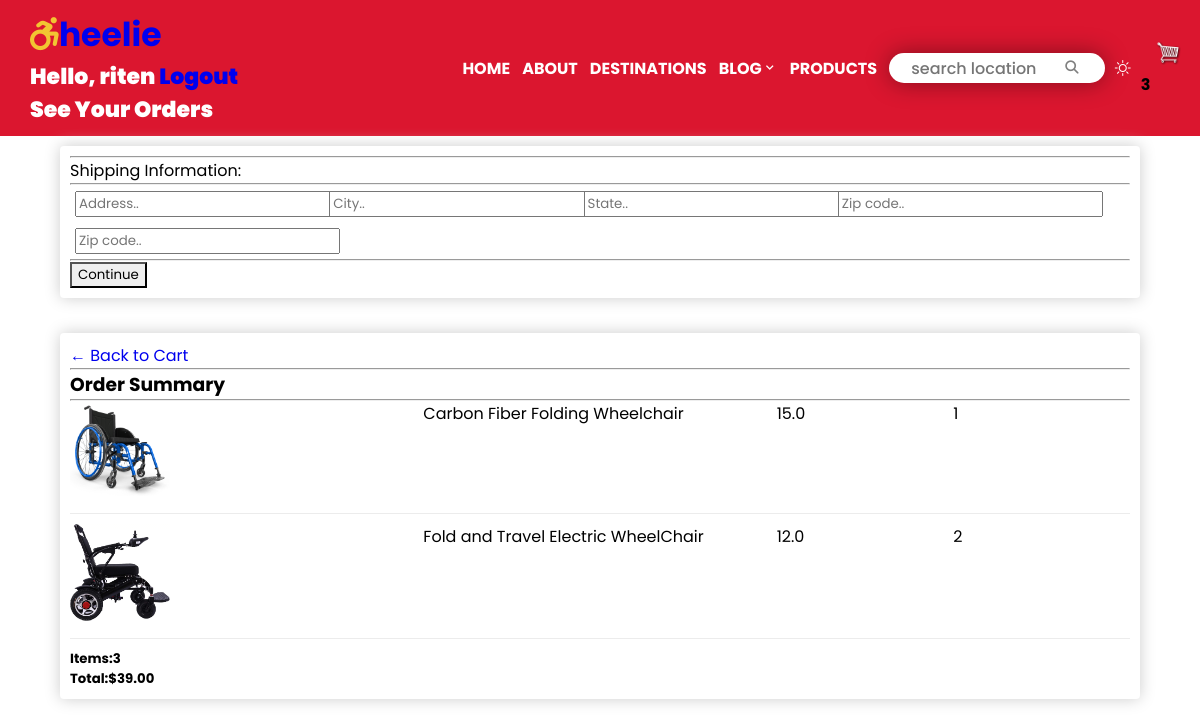
Screenshot of /viewPage/ (signed in) with the database file from the repository.
### stroll1/models.py (models this page shows, shortened)
class OrderItem(models.Model):
        product = models.ForeignKey(product, on_delete=models.CASCADE, null=True, blank=True)
        order = models.ForeignKey(Order, on_delete=models.CASCADE, null=True, blank=True)
        quantity = models.IntegerField(default=0, null=True, blank=True)
        date_added = models.DateTimeField(auto_now_add=True)
        @property
        def get_total(self):
            total = self.quantity * self.product.price
            return total

class product(models.Model):
        name = models.CharField(max_length = 200, null=True, blank=True)
        price = models.FloatField(max_length = 200, null=True, blank=True)
        image = models.ImageField(null=True, blank=True)
        featured = models.BooleanField(default=False, null=True, blank=True )
        @property
        def imageURL(self):
            try:
                url= self.image.url
            except:
                url = ''
            return url

class Order(models.Model):
    date_ordered = models.DateTimeField(auto_now_add=True, null=True)
    customer = models.ForeignKey(Customer, on_delete= models.SET_NULL, blank=True, null=True)
    complete = models.BooleanField(default=False, null=True, blank=True )
    transaction_id = models.CharField(max_length = 200, null=True)
    payment_method = models.CharField(max_length=20, choices = METHOD, default="Cash on delivery")
    payment_completed = models.BooleanField(default=False, null=True, blank=True)
    @property
    def get_cart_total(self):
        orderitems = self.orderitem_set.all()
        total = sum(orderitem.get_total for orderitem in orderitems)
        return total
    @property
    def get_cart_items_number(self):
        orderitems = self.orderitem_set.all()
        total = sum(orderitem.quantity for orderitem in orderitems)
        return total

### stroll1/views.py (the view)
# urls.py: path("viewPage/", views.viewPage, name="viewPage"),
def viewPage(request):
    if request.user.is_authenticated:
        customer = request.user.customer
        order, created = Order.objects.get_or_create(customer= customer, complete=False)
        items = order.orderitem_set.all()
        cartItems = order.get_cart_items_number
    else:
        items=[]
        order = {'get_cart_total': 0, 'get_cart_items_number': 0}
        cartItems = order['get_cart_items_number']
    form = OrderForm()
    context = {'items': items, 'order': order, 'cartItems': cartItems, "form":form}
    return render(request, "view.html", context)

### stroll1/forms.py
class OrderForm(forms.ModelForm):
    class Meta:
        model = Order
        fields = ['payment_method', 'payment_completed']

### Templates/view.html (shortened to what this page needs)
{% extends 'base.html' %}
{% load static %}
{% block content %}
<body>
	<div class="row">
		<div class="col-lg-6">
			<div class="box-element" id="form-wrapper">
				<form id="form">
					<div id="shipping-info">
						<hr>
						<p>Shipping Information:</p>
						<hr>
						<div class="form-field">
							<input class="form-control" type="text" name="address" placeholder="Address.."
								autocomplete="off">
						</div>
						<div class="form-field">
							<input class="form-control " type="text" name="city" placeholder="City..">
						</div>
						<div class="form-field">
							<input class="form-control" type="text" name="state" placeholder="State..">
						</div>
						<div class="form-field">
							<input class="form-control" type="text" name="zipcode" placeholder="Zip code..">
						</div>
						<div class="form-field">
							<input class="form-control" type="text" name="country" placeholder="Zip code..">
						</div>
					</div>
					<hr>
					<input id="form-button" class="btn btn-success btn-block" type="submit" value="Continue">
				</form>
			</div>
			<br>
		</div>
		<div class="col-lg-6">
			<div class="box-element">
				<a class="btn btn-outline-dark" href="{% url 'cart' %}">&#x2190; Back to Cart</a>
				<hr>
				<h3>Order Summary</h3>
				<hr>
				{% for item in items %}
				<div class="cart-row">
					<div style="flex:2"><img class="row-image" src="{{ item.product.imageURL}}"></div>
					<div style="flex:2">
						<p>{{item.product.name}}</p>
					</div>
					<div style="flex:1">
						<p>{{item.product.price}}</p>
					</div>
					<div style="flex:1">
						<p>{{item.quantity}}</p>
					</div>
				</div>
				{% endfor%}
				<h5>Items:{{order.get_cart_items_number}}</h5>
				<h5>Total:${{order.get_cart_total|floatformat:2}}</h5>
			</div>
		</div>
	</div>
	</div>
</body>
{% endblock content %}

### Templates/nav.html (shortened to what this page needs)
{% load static %}
<link rel="stylesheet" href="{% static 'css/style.css' %}">
<link rel="stylesheet" href="https://cdn.jsdelivr.net/npm/bootstrap-icons@1.10.5/font/bootstrap-icons.css">
<div class="container1">
    <div class="title">
        <h2 aria-label="Wheelie logo ."><a href="{% url 'home' %}"><i class="fa-solid fa-wheelchair-move stroll-icon"></i>heelie</a></h2>
        {% if request.user.is_authenticated%}
        <span>Hello, {{request.user}}</span>
        <span><a href="{% url 'logout'%}">Logout</a></span>
        {% endif %}
        <div><a href="{%url 'user-profile'%}" style="list-style:none"><li style="color: white;"> See Your Orders</li></a></div>
    </div>
    <div aria-label="navigation bar with 4 links home about destinations blog contact" role="nav" class="menu">
        <li><a href="{% url 'home' %}">HOME</a></li>
        <li><a href="#">ABOUT</a></li>
        <li><a href="#container4">DESTINATIONS</a></li>
        <li>
            <a href="#">BLOG<i class='bx bx-chevron-down'></i></a>
        </li>
        <li><a href="{% url 'products' %}">PRODUCTS</a></li>
    </div>
        <div class="form">
            <form aria-label="input text for search"  method="get" action="/search">
            <input type="search" placeholder="search location" name="query" id="query" required>
            <button aria-label = "search-button" class="search" type="submit"><i class="fa-solid fa-magnifying-glass glass"></i></button>
            </form>
        </div>
        <span onclick="change_icon()" id="dark" ><i class="bi bi-brightness-high on" id="light"></i></span>
        <div class="from-inline my-2 my-lg-0">
            <a href="{% url 'cart' %}">
                <img id ="cart-icon" src="{% static 'images/cart.png'%}" alt="">
            </a>
            <span class="badge badge-info background-yellow">{{cartItems}}</span>
        </div>
</div>

### static/css/style.css (style rules this page uses)
* { margin: 0; box-sizing: border-box; font-family: 'Poppins', sans-serif; scroll-behavior: smooth; }
.container1 { background-color: #DB162F; display: flex; padding: 10px; align-items: center; font-weight: bold; }
a { text-decoration: none; }
.title { width: 40%; color: white; font-size: 22px; font-weight: bolder; padding-left: 20px; }
.stroll-icon { color:#F2C532 ; }
.menu { display: flex; width: 40%; justify-content: space-evenly; }
.menu a { text-decoration: none; color: white; }
.menu li { list-style: none; position: relative; }
.search { border-style: none; background-color: white; }
.glass { color: gray !important; }
.container1 .form form { background-color: white; border-radius: 30px; height: 30px; padding: 1px 20px; display: flex; align-items: center; transition: 0.8s; box-shadow: 0 0 25px 0 rgba(0, 0, 0, 0.4); }
.container1 .form form input { width: 150px; }
.container1 .form form input { background: transparent; outline: none; border: none; font-weight: 500; font-size: 16px; transition: 0.8s; }
.on { margin: 0 10px; color: white !important; }
.box-element { box-shadow:hsl(0, 0%, 80%) 0 0 16px; background-color: #fff; border-radius: 4px; padding: 10px; }
#cart-icon { width:25px; display: inline-block; margin-left: 15px; }
.col-lg-4, .col-lg-6, .col-lg-8, .col-lg-12 { margin-top: 10px; }
.btn { border-radius: 0; }
.row-image { width: 100px; }
.form-field { width:250px; display: inline-block; padding: 5px; }
.cart-row { display: flex; align-items: flex-stretch; padding-bottom: 10px; margin-bottom: 10px; border-bottom: 1px solid #ececec; }

### rows the page displays
OrderItem: product.imageURL (picture), product.name "Carbon Fiber Folding Wheelchair", product.price "15.0", quantity "1"
OrderItem: product.imageURL (picture), product.name "Fold and Travel Electric WheelChair", product.price "12.0", quantity "2"
Order: get_cart_items_number "3", get_cart_total "39.00"

### other values shown
{{ request.user }} "riten"
{{ cartItems }} "3"
